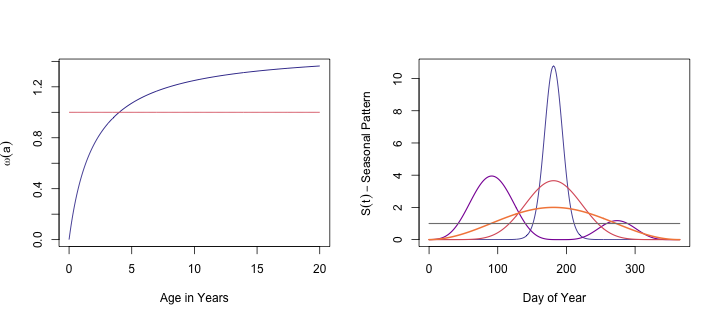

Write the R code that produced this figure.
## -------------------------------------------------------------------------------------------------
library(ramp.falciparum)
library(viridisLite)


## -------------------------------------------------------------------------------------------------
clrs = plasma(8)


par_t2 = par_type2Age() 

a20yearsBy10days=seq(0, 7300, by=10)
wt1 = ageFoI(a20yearsBy10days, par_type2Age())
wt2 = ageFoI(a20yearsBy10days, par_flatAge())

plot(a20yearsBy10days/365, wt1, type = "l", xlab = "Age in Years", ylab = expression(omega(a)), col = clrs[1])
lines(a20yearsBy10days/365, wt2, col = clrs[5])


## -------------------------------------------------------------------------------------------------
p1 = par_expSeason(phase=-90, pwr=3.5, lift=0) 
p2 = par_sinSeason(lift=-0.85, pwr=4, phase=0)
p3 = par_sinSeason(lift=0, pwr=4, phase=-90)
p4 = par_sinSeason(phase=-90)
p5 = par_flatSeason()

oneYear = c(0:365)
plot(oneYear,  seasonalFoI(oneYear, p1), type = "l", ylab = expression(S(t) - paste("Seasonal Pattern")), xlab = "Day of Year", col = clrs[1]) 
lines(oneYear, seasonalFoI(oneYear, p2), col = clrs[3], lwd=1.5) 
lines(oneYear, seasonalFoI(oneYear, p3), col = clrs[5], lwd=1.5) 
lines(oneYear, seasonalFoI(oneYear, p4), col = clrs[6], lwd=2) 
lines(oneYear, seasonalFoI(oneYear, p5), col = grey(0.5), lwd=1.5)
